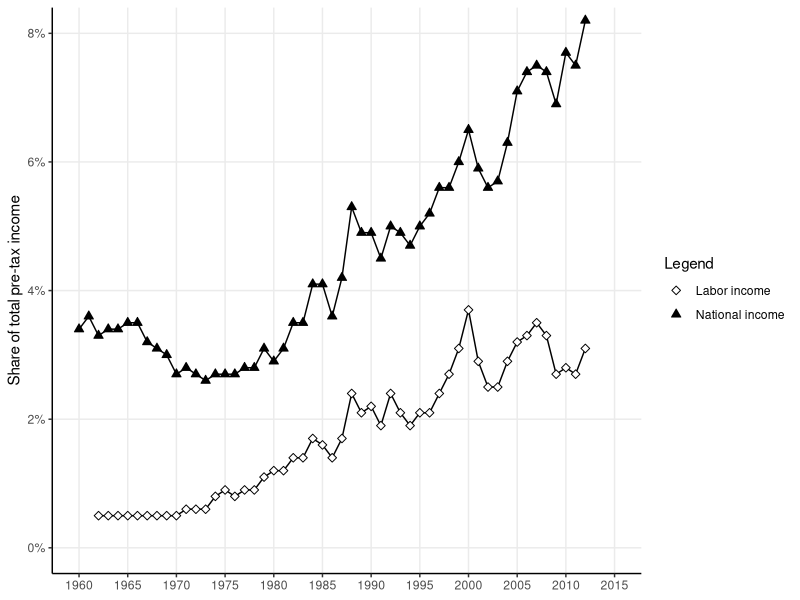
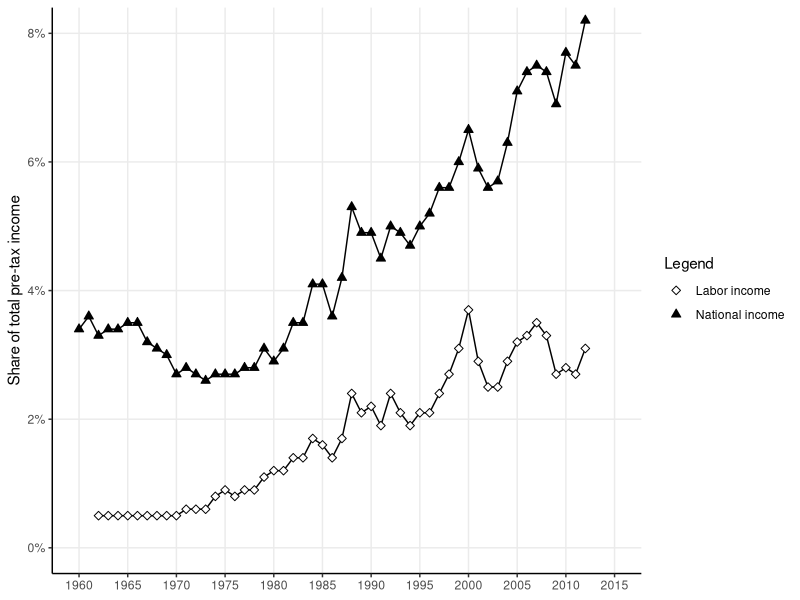
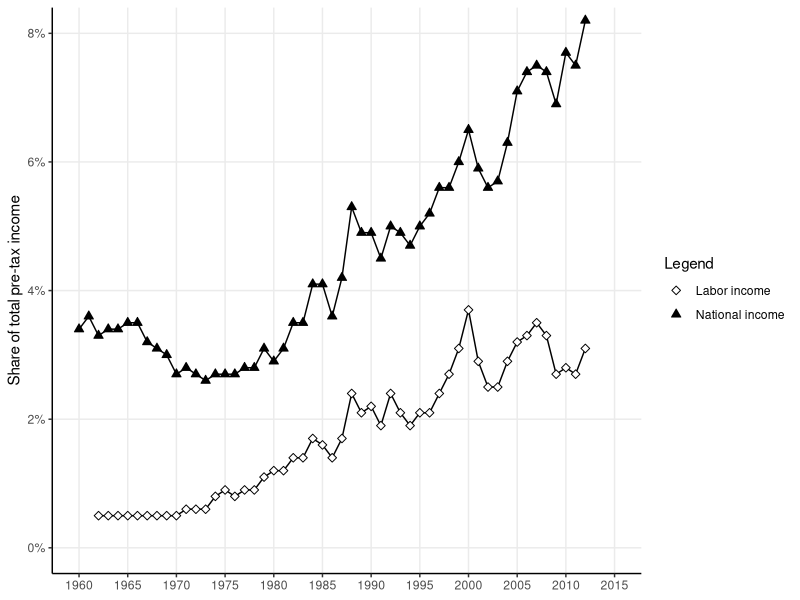

Recreate these plots in R, in order.
# Line graph (dotted), multiple

# Emmanuel Saez, Gabriel Zucman, Wealth Inequality in the United States since 1913: 
#   Evidence from Capitalized Income Tax Data , The Quarterly Journal of Economics, 
#   Volume 131, Issue 2, May 2016, Pages 519–578, https://doi.org/10.1093/qje/qjw004 

# Data: ibid Figure 8B

library(ggplot2)
library(dplyr)
library(magrittr)
library(ggsignif)

# Plot
df <- read.csv("data/saez-2016-fig8B.csv")

ggplot(df, aes(year, top0.1, shape = class, fill = class)) + 
  geom_line() + 
  geom_point(size = 2) + 
  labs(
    y = "Share of total pre-tax income",
    shape = "Legend",
    fill = "Legend"
  )+ 
  scale_x_continuous(
    breaks = seq(1960,2015,5)
  ) + 
  scale_y_continuous(label = scales::percent) + 
  scale_shape_manual(
    values = c(23,24),
    labels = (c("Labor income","National income"))
  ) + 
  scale_fill_manual(
    values = c('white','black'),
    labels = (c("Labor income","National income"))
  ) +
  coord_cartesian(ylim = c(0,.08), xlim = c(1960,2015)) + 
  theme_bw() + 
  theme(
    panel.grid.minor = element_blank(),
    axis.line = element_line(size=0.5),
    panel.border=element_blank(),
    axis.title.x = element_blank() 
  ) 

# Save individual Panels
ggsave(path=output_dir, filename="Line Graph QJE 16.png", width=8, height=6)


# Save as Example
ggsave(path="src/others/time-series", filename="Line Graph QJE 16-example.png", width=8, height=6)
